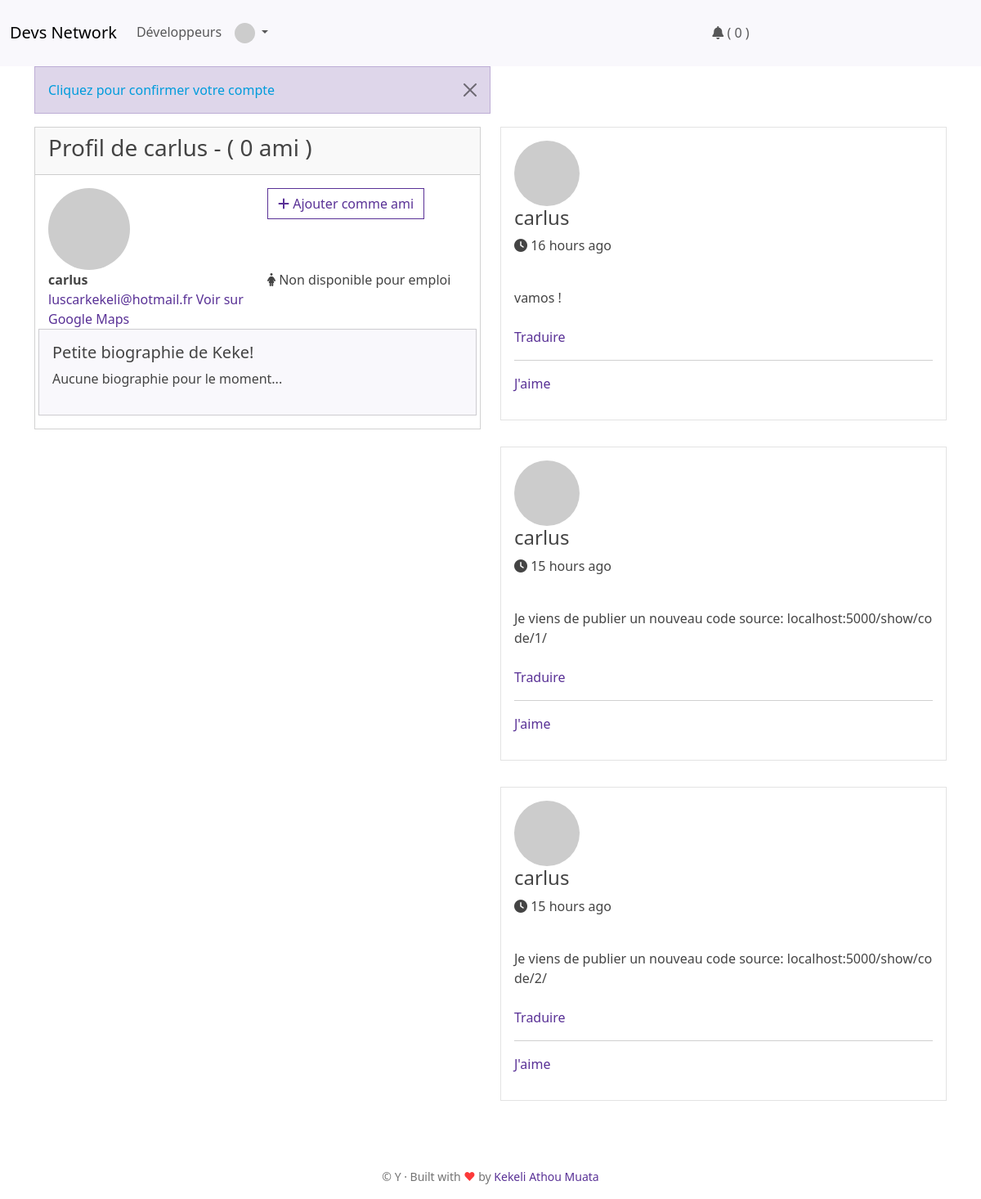
The app's page /users/profile/1/ (signed in) with its own data.
### devs/models.py (models this page shows, shortened)
class User(UserMixin, db.Model):
    id = db.Column(db.Integer, primary_key=True)
    name = db.Column(db.String(255))
    pseudo = db.Column(db.String(50), index=True, unique=True)
    email = db.Column(db.String(120), index=True, unique=True)
    password_hash = db.Column(db.String(255))
    has_been_confirmed = db.Column(db.Boolean, default=False)
    created_at = db.Column(db.DateTime, default=datetime.utcnow)
    city = db.Column(db.String(255))
    profile_img = db.Column(db.String(255))
    country = db.Column(db.String(255))
    sex = db.Column(db.String(1))
    twitter = db.Column(db.String(255))
    github = db.Column(db.String(255))
    available_for_hiring = db.Column(db.Boolean, default=False)
    bio = db.Column(db.Text)
    codes = db.relationship('Code', backref='owner', lazy=True)
    posts = db.relationship('Post', backref='author', lazy=True)
    user_sender = db.relationship('FriendRelationship', backref='sender', primaryjoin=id == FriendRelationship.fk_user_sender)
    user_receiver = db.relationship('FriendRelationship', backref='receiver', primaryjoin=id == FriendRelationship.fk_user_receiver)
    def set_avatar(self, size):
        digest = md5(self.email.lower().encode('utf-8')).hexdigest()
        return f'https://www.gravatar.com/avatar/{digest}?d=identicon&s={size}'
    def friends(self):
        user_friends = FriendRelationship.query.filter(
                    and_(
                        or_(FriendRelationship.fk_user_sender==self.id,
                                FriendRelationship.fk_user_receiver==self.id),
                        FriendRelationship.status=='1')).all()
        return user_friends
    def get_unread_notifs(self):
        return Notification.query.filter_by(subject_id=self.id, seen='0').all()
    def has_already_liked_post(self, post):
        return PostLike.query.filter_by(user_id=self.id, post_id=post).first()

class Post(db.Model):
    id = db.Column(db.Integer, primary_key=True)
    content = db.Column(db.Text)
    user_id = db.Column(db.Integer, db.ForeignKey('user.id'))
    created_at = db.Column(db.DateTime, default=datetime.utcnow)
    language = db.Column(db.String(5))
    def get_likes_count(self):
        return len(PostLike.query.with_entities(PostLike.user_id).filter_by(post_id=self.id).all())
    def get_likers(self):
        likers = db.session.query(User, PostLike) \
                    .add_columns(User.id, User.pseudo) \
                    .join(PostLike, PostLike.user_id == User.id) \
                    .filter(PostLike.post_id == self.id) \
                    .order_by(PostLike.id.desc()) \
                    .limit(3).all()
        return likers

### devs/users/routes.py (the view, shortened to what this page needs)
@bp.route('/profile/<int:id>/', methods=['GET', 'POST'])
@login_required
def profile(id):
    user = get_user(id)
    if not user:
        return redirect(url_for('main.homepage'))
    posts = Post.query \
        .filter_by(user_id=user.id).all()
    friends = []
    for friendship in user.friends():
        if friendship.sender != user:
            friends.append(friendship.sender)
    for friendship in user.friends():
        if friendship.receiver != user:
            friends.append(friendship.receiver)
    for friend in friends:
        friend_posts = Post.query.filter_by(author=friend).all()
        if friend_posts:
            posts.extend(friend_posts)
        posts = sorted(posts, key=lambda x: x.created_at, reverse=True)
    form = PostForm()
    return render_template('users/user_profile.html',
                           form=form,
                           user=user,
                           posts=posts,
                           tilte='Mon Profil',
                           relation_link_to_display=relation_link_to_display
                           )

### devs/main/routes.py (called while the page is built)
@bp.before_app_request
def before_request():
    g.locale = str(get_locale())

### devs/models.py (called while the page is built)
@login.user_loader
def load_user(id):
    return User.query.get(int(id))

### devs/users/friends_relationships.py (called while the page is built, shortened)
def relation_link_to_display(user_in, other_user):
    friend_relationship = FriendRelationship.query.filter(
        or_(
            and_(FriendRelationship.fk_user_sender == user_in,
                 FriendRelationship.fk_user_receiver == other_user),
            and_(
                FriendRelationship.fk_user_sender == other_user, FriendRelationship.fk_user_receiver == user_in)
        )).first()
    if friend_relationship is None:
        return "add_relation_link"

### devs/users/routes.py (called while the page is built)
def get_user(user_id):
    user = User.query.get(user_id)
    return user

### devs/templates/users/user_profile.html (shortened to what this page needs)
{% extends 'layouts/base.html' %}
{% block content %}
<div class="container">
    {% if current_user.has_been_confirmed == False %}
        <div class="col-md-6 alert alert-primary alert-dismissible fade show">
            <button type="button" class="btn-close" data-bs-dismiss="alert" aria-label="Close"></button>
            <a href="{{ url_for('users.confirm_account_email') }}"><span class="text-info">{{_('Cliquez pour confirmer votre compte')}}</span></a>
        </div>
    {% endif %}
    <div class="row mt-3">
        <div class="col-md-6">
            <div class="card">
                <div class="card-header">
                    <h3 class="card-title">Profil de {{ user.pseudo }} -
                        ( {{ user.friends()|length }} {% if user.friends()|length > 1 %} {{ _('amis') }} {% else %} {{ _('ami') }} {% endif %} )</h3>
                </div>
                <div class="card-body">
                    <div class="row">
                        <div class="col-sm-6">
                            <img alt="image de profil de {{ user.pseudo }}"
                                 class="rounded-circle avatar-md"
                                 src="
                                {% if user.profile_img %}
                                  {{ url_for('static', filename='img/users/profile_pics/' ~ user.id ~ '/' ~ user.profile_img) }}
                                {% else %}
                                    {{ user.set_avatar(100) }}
                                {% endif %}
                            ">
                        </div>
                        <div class="col-sm-6">
                            {% if user.id != current_user.id %}
                                {% include 'users/_relation_links.html' %}
                            {% endif %}
                        </div>
                    </div>
                    <div class="row">
                        <div class="col-sm-6">
                            <strong>{{ user.pseudo }}</strong><br>
                            <a href="mailto:{{ user.email }}">{{ user.email }}</a>
                            <a href="https://www.google.com/maps?q={{ user.city }}+{{ user.country }}" target="_blank">{{
                                _('Voir sur Google Maps') }}</a>
                        </div>
                        <div class="col-sm-6">
                            {% if user.sex == "H" %} <i class="fa fa-male"></i> {% else %} <i class="fa fa-female"></i>
                            {% endif %}
                            {% if user.available_for_hiring %}
                            {{ _('Disponible pour emploi') }}
                            {% else %}
                            {{ _('Non disponible pour emploi') }}
                            {% endif %}
                        </div>
                    </div>
                    <div class="row">
                        <div class="col-md-12 card card-body bg-light">
                            <h5> {{ _('Petite biographie de %(username)s!', username=user.name) }} </h5>
                            <p>
                                {% if user.bio %}
                                {% for line in user.bio.split('\n')%}
                                <br/>{{ line }}
                                {% endfor %}
                                {% else %}
                                {{ _('Aucune biographie pour le moment...') }}
                                {% endif %}
                            </p>
                        </div>
                    </div>
                </div>
            </div>
        </div>
        <div class="col-md-6">
            {% if posts|length != 0 %}
            {% for post in posts %}
            {% include 'posts/_post.html' %}
            {% endfor %}
            {% else %}
            <p>{{ _(" Cet utilisateur n'a encore rien poste ") }}</p>
            {% endif %}
        </div>
    </div>
</div>
{% endblock %}

### devs/templates/posts/_post.html (shortened to what this page needs)
<article class="media status-media" id="post{{ post.id }}">
    <div class="pull-left">
        <img src="
                    {% if post.author.profile_img %}
                      {{ url_for('static', filename='img/users/profile_pics/' ~ post.author.id ~ '/' ~ post.author.profile_img) }}
                    {% else %}
                      {{ post.author.set_avatar(25) }}
                    {% endif %}
                    "
             alt="{{ post.author.pseudo }}"
             class="rounded-circle">
    </div>
    <div class="media-body">
        <h4 class="media-heading">{{ post.author.pseudo }}</h4>
        <p>
            <i class="fa fa-clock"></i>
            {{ moment(post.created_at).fromNow(refresh=True) }}
        </p>
        {% for line in post.content.split('\n') %}
            <br />{{ line }}
        {% endfor %}
        {% if post.language and post.language != g.locale %}
            <br><br>
            <span id="translation{{ post.id }}">
                <a href="javascript:translate(
                                '{{ post.content }}',
                                '#translation{{ post.id }}',
                                '{{ post.language }}',
                                '{{ g.locale }}');">{{ _('Traduire') }}</a>
            </span>
        {% endif %}
        <hr>
        <p>
            {% if current_user.has_already_liked_post(post.id) %}
                <a id="unlike{{ post.id }}" class="like" data-action="unlike" class="like" href="{{ url_for('users.unlike_post', id=post.id)}}">
                    {{ _("Je n'aime plus") }}
                </a>
            {% else %}
                <a id="like{{ post.id }}" class="like" data-action="like" data-post-id="{{ post.id }}" href="{{ url_for('users.like_post', id=post.id) }}">
                   {{ _("J'aime") }}
                </a>
            {% endif %}
        </p>
    </div>
</article>

### devs/static/assets/css/main.css (style rules this page uses)
a { text-decoration: none; }
.status-media { border: 1px solid #e3e3e3; background-color: #fff; padding: 1em; margin-bottom: 2em; word-break: break-all; }
.avatar-md { border-radius: 100%; height: 100px; width: 100px; }

### records on screen
User: pseudo "carlus", email "luscarkekeli@hotmail.fr"
Post: author.pseudo "carlus", created_at "16 hours ago", content "vamos !"
Post: author.pseudo "carlus", created_at "15 hours ago", content "Je viens de publier un nouveau code source: localhost:5000/show/code/1/"
Post: author.pseudo "carlus", created_at "15 hours ago", content "Je viens de publier un nouveau code source: localhost:5000/show/code/2/"

### other values on screen
{{ WEBSITE_NAME }} "Devs Network"
{{ user.friends()|length }} "0"
{{ moment().format('Y') }} "Y"
